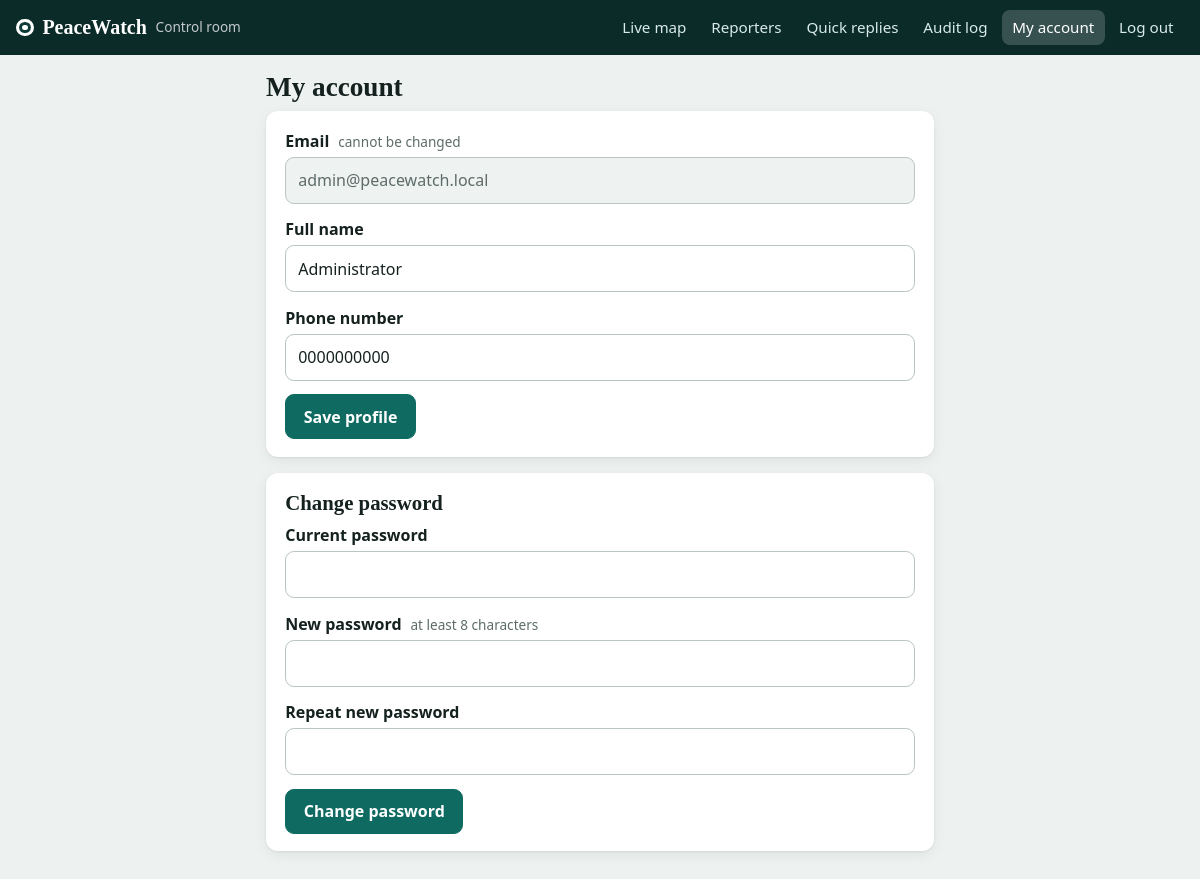
The app's page /profile.php (signed in) with its own data.
### tables this page shows
CREATE TABLE users (
  id                 INT UNSIGNED AUTO_INCREMENT PRIMARY KEY,
  name               VARCHAR(100) NOT NULL,
  email              VARCHAR(150) NOT NULL UNIQUE,
  phone              VARCHAR(30)  NOT NULL,
  community          VARCHAR(150) NULL,
  emergency_name     VARCHAR(100) NULL,
  emergency_phone    VARCHAR(30)  NULL,
  password_hash      VARCHAR(255) NOT NULL,
  role               ENUM('reporter','admin') NOT NULL DEFAULT 'reporter',
  account_status     ENUM('active','suspended') NOT NULL DEFAULT 'active',
  suspended_reason   VARCHAR(255) NULL,
  created_at         TIMESTAMP NOT NULL DEFAULT CURRENT_TIMESTAMP,
  last_login_at      TIMESTAMP NULL DEFAULT NULL
);

### includes/db.php (called while the page is built, shortened)
<?php
function db(): PDO
{
    static $pdo = null;
    $c = require ROOT_PATH . '/config/database.php';
    $dsn = sprintf('mysql:host=%s;port=%d;dbname=%s;charset=%s', $c['host'], $c['port'], $c['name'], $c['charset']);
    try {
        $pdo = new PDO($dsn, $c['user'], $c['pass'], [
            PDO::ATTR_ERRMODE            => PDO::ERRMODE_EXCEPTION,
            PDO::ATTR_DEFAULT_FETCH_MODE => PDO::FETCH_ASSOC,
            PDO::ATTR_EMULATE_PREPARES   => false,
        ]);
    } catch (PDOException $e) {
        error_log('DB connection failed: ' . $e->getMessage());
        http_response_code(500);
        exit('<h2>Cannot connect to the database.</h2><p>Check <code>config/database.php</code> and make sure the database exists and <code>database/schema.sql</code> was imported.</p>');
    }
    $offset = (new DateTime('now', new DateTimeZone(APP_TIMEZONE)))->format('P');
    $pdo->exec("SET time_zone = '" . $offset . "'");
    return $pdo;
}

### includes/auth.php (called while the page is built, shortened)
<?php
function current_user(): ?array
{
    static $loaded = false, $user = null;
    if (!$loaded) {
        $loaded = true;
        if (!empty($_SESSION['uid'])) {
            $st = db()->prepare('SELECT * FROM users WHERE id = ?');
            $st->execute([(int) $_SESSION['uid']]);
            $row = $st->fetch();
            if ($row) {
                $user = $row;
            } else {
                unset($_SESSION['uid']);
            }
        }
    }
    return $user;
}
function require_login(): array
{
    $u = current_user();
    return $u;
}

### includes/helpers.php (called while the page is built, shortened)
<?php
function e($v): string
{
    return htmlspecialchars((string) $v, ENT_QUOTES | ENT_SUBSTITUTE, 'UTF-8');
}

### public/profile.php (the view, shortened to what this page needs)
<?php
$user  = require_login();
$admin = ($user['role'] === 'admin');
if ($admin) {
    include ROOT_PATH . '/includes/layout/admin_header.php';
} else {
    include ROOT_PATH . '/includes/layout/header.php';
}
?>
<h1><?= $admin ? 'My account' : 'Your profile' ?></h1>
<section class="card pad">
  <form method="post">
    <label>Email <span class="opt">cannot be changed</span>
      <input type="email" value="<?= e($user['email']) ?>" disabled>
    </label>
    <label>Full name
      <input type="text" name="name" value="<?= e($user['name']) ?>" required maxlength="100">
    </label>
    <label>Phone number
      <input type="tel" name="phone" value="<?= e($user['phone']) ?>" required maxlength="25">
    </label>
    <button class="btn btn-primary" type="submit">Save profile</button>
  </form>
</section>
<section class="card pad">
  <h2>Change password</h2>
  <form method="post" autocomplete="off">
    <label>Current password
      <input type="password" name="current" required autocomplete="current-password">
    </label>
    <label>New password <span class="opt">at least 8 characters</span>
      <input type="password" name="new" required minlength="8" autocomplete="new-password">
    </label>
    <label>Repeat new password
      <input type="password" name="new2" required minlength="8" autocomplete="new-password">
    </label>
    <button class="btn btn-primary" type="submit">Change password</button>
  </form>
</section>
<?php
if ($admin) {
    include ROOT_PATH . '/includes/layout/admin_footer.php';
} else {
    include ROOT_PATH . '/includes/layout/footer.php';
}

### public/assets/css/base.css (style rules this page uses)
:root { --ink: #14211f; --muted: #5d6c69; --bg: #edf1f0; --card: #ffffff; --line: #d6dedc; --deep: #0e3b38; --teal: #0f6b62; --teal-dark: #0a5049; --red: #c8102e; --orange: #e58a00; --green: #2a8a4a; --blue: #2563a8; --radius: 12px; --shadow: 0 1px 2px rgba(20, 33, 31, .08), 0 4px 14px rgba(20, 33, 31, .06); --serif: Georgia, "Times New Roman", serif; --sans: system-ui, -apple-system, "Segoe UI", Roboto, "Helvetica Neue", Arial, sans-serif; }
* { box-sizing: border-box; }
html { -webkit-text-size-adjust: 100%; }
body { margin: 0; background: var(--bg); color: var(--ink); font: 16px/1.5 var(--sans); }
h1, h2, h3, h4 { font-family: var(--serif); line-height: 1.2; margin: 0 0 .5rem; }
h1 { font-size: 1.7rem; }
h2 { font-size: 1.3rem; }
.opt { font-weight: 400; color: var(--muted); font-size: .85em; margin-left: .35em; }
label { display: block; font-weight: 600; margin-bottom: .85rem; }
input[type=text], input[type=email], input[type=tel], input[type=password], input[type=search], input[type=number], input[type=date], select, textarea { display: block; width: 100%; margin-top: .25rem; padding: .65rem .75rem; font: inherit; font-weight: 400; color: var(--ink); background: #fff; border: 1.5px solid #b9c6c3; border-radius: 9px; }
input:disabled { background: #eef2f1; color: var(--muted); }
.btn { display: inline-block; padding: .6rem 1.1rem; border-radius: 9px; border: 1.5px solid #b9c6c3; background: #fff; color: var(--ink); font: inherit; font-weight: 600; text-decoration: none; cursor: pointer; text-align: center; }
.btn-primary { background: var(--teal); border-color: var(--teal); color: #fff; }
.card { background: var(--card); border-radius: var(--radius); box-shadow: var(--shadow); padding: 1rem; margin-bottom: 1rem; }
.card.pad { padding: 1.1rem 1.2rem; }

### records on screen
users: email "admin@peacewatch.local", name "Administrator", phone "0000000000"

### other values on screen
APP_NAME "PeaceWatch"
